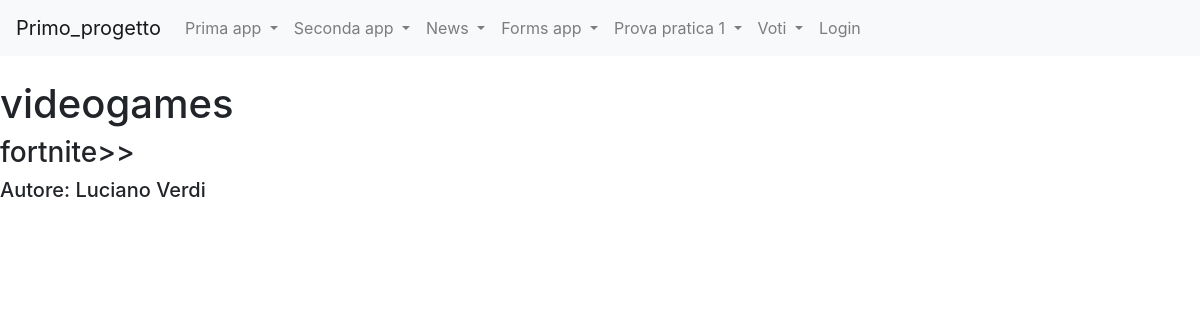
Screenshot of /news/articoli/6 with the database file from the repository.
### news/models.py (models this page shows, shortened)
class Articolo(models.Model):
    titolo = models.CharField(max_length=100)
    contenuto = models.TextField()
    giornalista= models.ForeignKey(Giornalista, on_delete=models.CASCADE, related_name="articoli")
    data= models.DateField(blank=True)
    visualizzazioni= models.IntegerField(default=0, blank=True)
    class Meta:
        verbose_name = "Articolo"
        verbose_name_plural = "Articoli"

class Giornalista(models.Model):
    nome = models.CharField(max_length=20)
    cognome = models.CharField(max_length=20)
    anno_di_nascita = models.DateField(blank=True)
    def __str__(self):
        return self.nome + " " + self.cognome
    class Meta:
        verbose_name = "Giornalista"
        verbose_name_plural = "Giornalisti"

### news/views.py (the view)
# urls.py: path("articoli", articoloDetailView, name="articolo_detail"),
def articoloDetailView(request, pk=None):
    articolo=get_object_or_404(Articolo, pk=pk)
    context={"articolo": articolo}
    return render (request, "articolo_detail.html", context)

### news/templates/articolo_detail.html (shortened to what this page needs)
{% extends 'base.html' %}
{% block content %}
    <h1>{{articolo.titolo}}</h1>
    <h3>{{articolo.contenuto}}</h3>
    <h5>Autore: {{articolo.giornalista}}</h5>
{% endblock content %}

### rows the page displays
Articolo: titolo "videogames", contenuto "fortnite>>", giornalista "Luciano Verdi"
